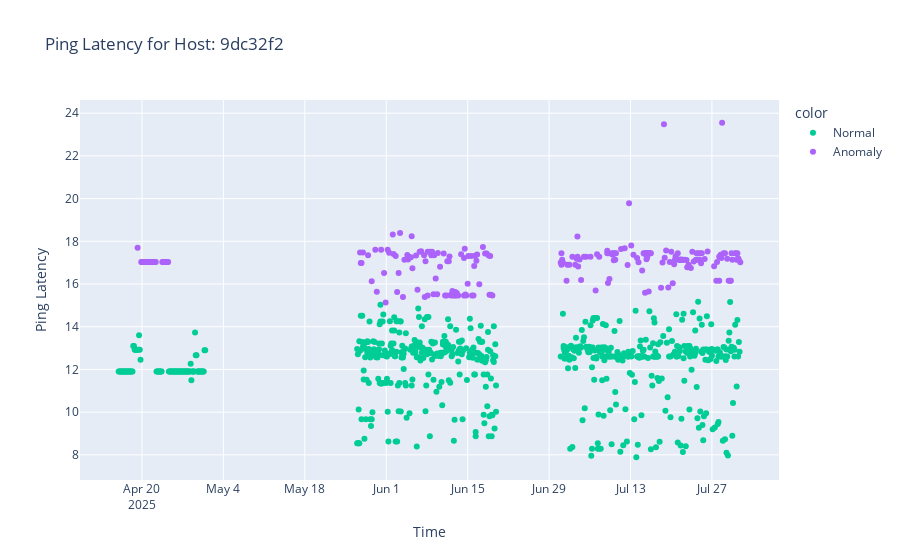

Notebook cell for this chart:
### Code cell
plot_host_latency(clean_data, choose_random_hostname(clean_data))

### Figure 1 — Plotly figure (JSON) as saved in the notebook; plotly's stock layout.template omitted (floating-point values rounded to 4 significant figures; data arrays with more than 128 entries replaced by an {"elided": "..."} marker saying what was removed)
{"data": [{"hovertemplate": "color=Normal<br>Time=%{x}<br>Ping Latency=%{y}<extra></extra>", "legendgroup": "Normal", "marker": {"color": "#00cc96", "symbol": "circle"}, "mode": "markers", "name": "Normal", "orientation": "v", "showlegend": true, "type": "scatter", "x": {"elided": "649 str values"}, "xaxis": "x", "y": {"elided": "649 float values"}, "yaxis": "y"}, {"hovertemplate": "color=Anomaly<br>Time=%{x}<br>Ping Latency=%{y}<extra></extra>", "legendgroup": "Anomaly", "marker": {"color": "#ab63fa", "symbol": "circle"}, "mode": "markers", "name": "Anomaly", "orientation": "v", "showlegend": true, "type": "scatter", "x": {"elided": "236 str values"}, "xaxis": "x", "y": {"elided": "236 float values"}, "yaxis": "y"}], "layout": {"legend": {"title": {"text": "color"}, "tracegroupgap": 0}, "title": {"text": "Ping Latency for Host: 9dc32f2"}, "xaxis": {"anchor": "y", "domain": [0, 1], "title": {"text": "Time"}}, "yaxis": {"anchor": "x", "domain": [0, 1], "title": {"text": "Ping Latency"}}}}
